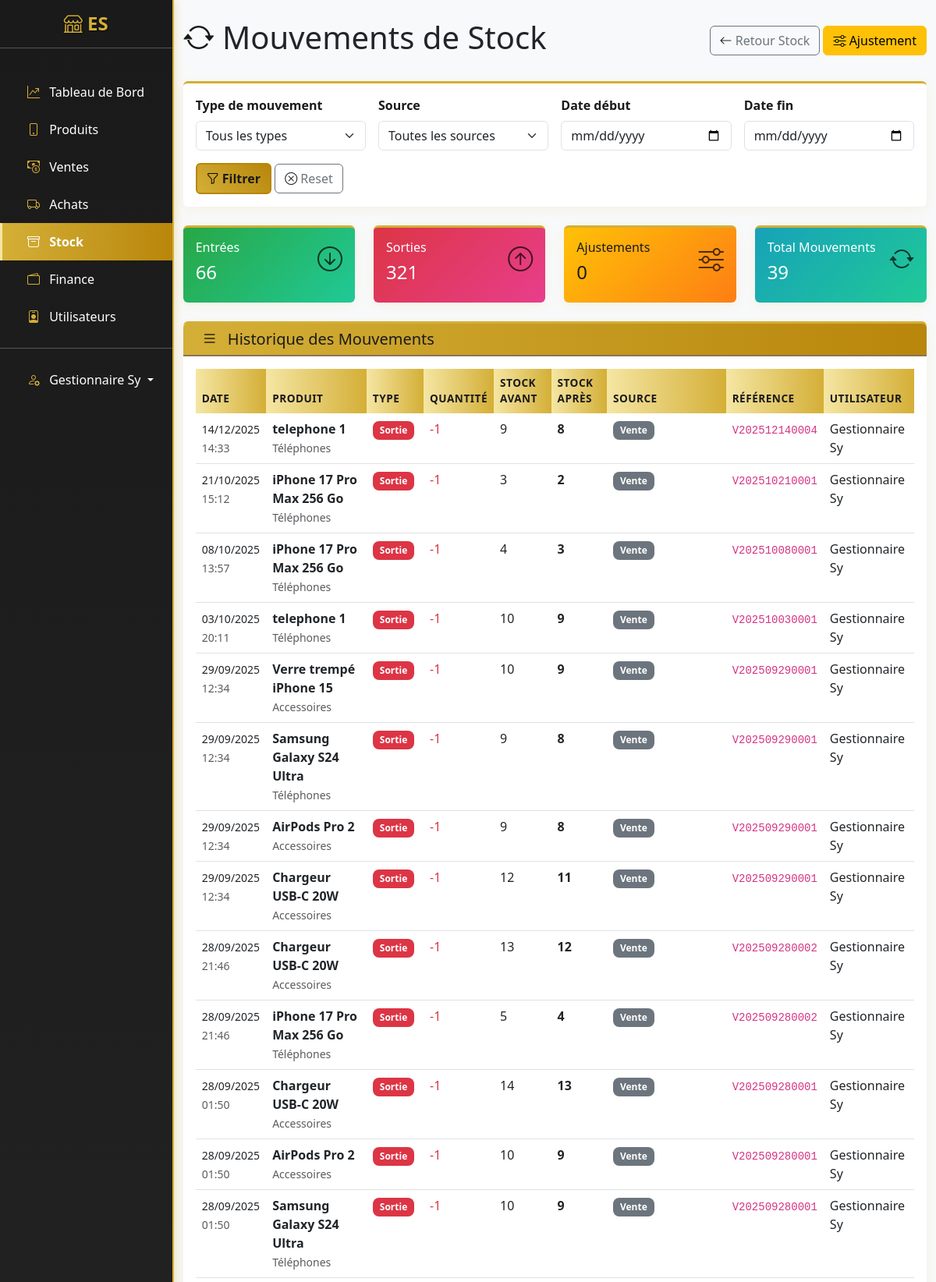
Screenshot of /stock/mouvements/ (signed in, upper part) with the database file from the repository.
### apps/users/models.py (models this page shows, shortened)
class User(AbstractUser):
    ROLE_CHOICES = [
        ('admin', 'Administrateur'),
        ('manager', 'Gestionnaire'),
        ('cashier', 'Caissier'),
    ]
    email = models.EmailField(unique=True)
    telephone = models.CharField(max_length=15, blank=True)
    role = models.CharField(max_length=20, choices=ROLE_CHOICES, default='admin')
    date_creation = models.DateTimeField(auto_now_add=True)
    USERNAME_FIELD = 'username'
    REQUIRED_FIELDS = ['email']
    class Meta:
        verbose_name = "Utilisateur"
        verbose_name_plural = "Utilisateurs"

### apps/stock/models.py (models this page shows, shortened)
class MouvementStock(models.Model):
    TYPE_CHOICES = [
        ('ENTREE', 'Entrée'),
        ('SORTIE', 'Sortie'),
        ('AJUSTEMENT', 'Ajustement'),
        ('INVENTAIRE', 'Inventaire'),
    ]
    SOURCE_CHOICES = [
        ('achat', 'Achat'),
        ('vente', 'Vente'),
        ('ajustement', 'Ajustement manuel'),
        ('inventaire', 'Inventaire'),
        ('retour', 'Retour'),
        ('perte', 'Perte'),
    ]
    produit = models.ForeignKey(Produit, on_delete=models.CASCADE, related_name='mouvements')
    type = models.CharField(max_length=20, choices=TYPE_CHOICES)
    quantite = models.IntegerField()
    quantite_avant = models.PositiveIntegerField()
    quantite_apres = models.PositiveIntegerField()
    source = models.CharField(max_length=20, choices=SOURCE_CHOICES)
    reference = models.CharField(max_length=100, blank=True, help_text="Référence du document source")
    motif = models.TextField(blank=True)
    utilisateur = models.ForeignKey(User, on_delete=models.SET_NULL, null=True)
    date = models.DateTimeField(auto_now_add=True)
    class Meta:
        verbose_name = "Mouvement de stock"
        verbose_name_plural = "Mouvements de stock"
        ordering = ['-date']

### apps/produits/models.py (models this page shows, shortened)
class Produit(models.Model):
    nom = models.CharField(max_length=200)
    slug = models.SlugField(unique=True, blank=True)
    categorie = models.ForeignKey(Categorie, on_delete=models.CASCADE, related_name='produits')
    description = models.TextField(blank=True)
    prix_achat = models.DecimalField(max_digits=10, decimal_places=2, default=0)
    prix_vente = models.DecimalField(max_digits=10, decimal_places=2)
    quantite_stock = models.PositiveIntegerField(default=0)
    seuil_alerte = models.PositiveIntegerField(default=5, help_text="Quantité minimum avant alerte")
    date_ajout = models.DateTimeField(auto_now_add=True)
    image = models.ImageField(upload_to='produits/', blank=True, null=True)
    actif = models.BooleanField(default=True)
    class Meta:
        verbose_name = "Produit"
        verbose_name_plural = "Produits"
        ordering = ['-date_ajout']

class Categorie(models.Model):
    nom = models.CharField(max_length=100, unique=True)
    description = models.TextField(blank=True)
    date_creation = models.DateTimeField(auto_now_add=True)
    class Meta:
        verbose_name = "Catégorie"
        verbose_name_plural = "Catégories"
        ordering = ['nom']

### apps/stock/views.py (the view)
# urls.py: path('mouvements/', views.MouvementStockListView.as_view(), name='mouvements'),
class MouvementStockListView(LoginRequiredMixin, ListView):
    model = MouvementStock
    template_name = 'stock/mouvements.html'
    context_object_name = 'mouvements'
    paginate_by = 50
    def get_queryset(self):
        queryset = MouvementStock.objects.select_related('produit', 'utilisateur', 'produit__categorie').all()
        type_filter = self.request.GET.get('type')
        if type_filter:
            queryset = queryset.filter(type=type_filter)
        source_filter = self.request.GET.get('source')
        if source_filter:
            queryset = queryset.filter(source=source_filter)
        date_debut = self.request.GET.get('date_debut')
        if date_debut:
            queryset = queryset.filter(date__date__gte=date_debut)
        date_fin = self.request.GET.get('date_fin')
        if date_fin:
            queryset = queryset.filter(date__date__lte=date_fin)
        return queryset.order_by('-date')
    def get_context_data(self, **kwargs):
        context = super().get_context_data(**kwargs)
        mouvements = self.get_queryset()
        context['stats'] = {
            'entrees': mouvements.filter(type='ENTREE').aggregate(total=Sum('quantite'))['total'] or 0,
            'sorties': mouvements.filter(type='SORTIE').aggregate(total=Sum('quantite'))['total'] or 0,
            'ajustements': mouvements.filter(type='AJUSTEMENT').aggregate(total=Sum('quantite'))['total'] or 0,
        }
        return context

### templates/stock/mouvements.html (shortened to what this page needs)
{% extends 'base.html' %}
{% block content %}
<div class="d-flex justify-content-between align-items-center mb-4">
    <h1><i class="bi bi-arrow-repeat"></i> Mouvements de Stock</h1>
    <div>
        <a href="{% url 'stock:list' %}" class="btn btn-outline-secondary">
            <i class="bi bi-arrow-left"></i> Retour Stock
        </a>
        {% if user.role in 'admin,manager' %}
        <a href="{% url 'stock:ajustement' %}" class="btn btn-warning">
            <i class="bi bi-sliders" style="color: black;"></i> Ajustement
        </a>
        {% endif %}
    </div>
</div>
<div class="card mb-4">
    <div class="card-body">
        <form method="get" class="row g-3">
            <div class="col-md-3">
                <label class="form-label">Type de mouvement</label>
                <select name="type" class="form-select">
                    <option value="">Tous les types</option>
                </select>
            </div>
            <div class="col-md-3">
                <label class="form-label">Source</label>
                <select name="source" class="form-select">
                    <option value="">Toutes les sources</option>
                </select>
            </div>
            <div class="col-md-3">
                <label class="form-label">Date début</label>
                <input type="date" name="date_debut" class="form-control" value="{{ request.GET.date_debut }}">
            </div>
            <div class="col-md-3">
                <label class="form-label">Date fin</label>
                <input type="date" name="date_fin" class="form-control" value="{{ request.GET.date_fin }}">
            </div>
            <div class="col-12">
                <button type="submit" class="btn btn-primary">
                    <i class="bi bi-funnel" style="color: black;"></i> Filtrer
                </button>
                <a href="{% url 'stock:mouvements' %}" class="btn btn-outline-secondary">
                    <i class="bi bi-x-circle"></i> Reset
                </a>
            </div>
        </form>
    </div>
</div>
<div class="row mb-4">
    <div class="col-md-3">
        <div class="card bg-success text-white">
            <div class="card-body">
                <div class="d-flex justify-content-between">
                    <div>
                        <h6>Entrées</h6>
                        <h4>{{ stats.entrees|default:0 }}</h4>
                    </div>
                    <i class="bi bi-arrow-down-circle" style="font-size: 2rem; opacity: 0.7; color: black;"></i>
                </div>
            </div>
        </div>
    </div>
    <div class="col-md-3">
        <div class="card bg-danger text-white">
            <div class="card-body">
                <div class="d-flex justify-content-between">
                    <div>
                        <h6>Sorties</h6>
                        <h4>{{ stats.sorties|default:0 }}</h4>
                    </div>
                    <i class="bi bi-arrow-up-circle" style="font-size: 2rem; opacity: 0.7; color: black;"></i>
                </div>
            </div>
        </div>
    </div>
    <div class="col-md-3">
        <div class="card bg-warning text-dark">
            <div class="card-body">
                <div class="d-flex justify-content-between">
                    <div>
                        <h6>Ajustements</h6>
                        <h4>{{ stats.ajustements|default:0 }}</h4>
                    </div>
                    <i class="bi bi-sliders" style="font-size: 2rem; opacity: 0.7; color: black;"></i>
                </div>
            </div>
        </div>
    </div>
    <div class="col-md-3">
        <div class="card bg-info text-white">
            <div class="card-body">
                <div class="d-flex justify-content-between">
                    <div>
                        <h6>Total Mouvements</h6>
                        <h4>{{ mouvements.count|default:0 }}</h4>
                    </div>
                    <i class="bi bi-arrow-repeat" style="font-size: 2rem; opacity: 0.7; color: black;"></i>
                </div>
            </div>
        </div>
    </div>
</div>
<div class="card">
    <div class="card-header">
        <h5 class="card-title mb-0">
            <i class="bi bi-list p-2" style="color: black;"></i> Historique des Mouvements
        </h5>
    </div>
    <div class="card-body">
        <div class="table-responsive">
            <table class="table table-hover">
                <thead>
                    <tr>
                        <th>Date</th>
                        <th>Produit</th>
                        <th>Type</th>
                        <th>Quantité</th>
                        <th>Stock Avant</th>
                        <th>Stock Après</th>
                        <th>Source</th>
                        <th>Référence</th>
                        <th>Utilisateur</th>
                    </tr>
                </thead>
                <tbody>
                    {% for mouvement in mouvements %}
                    <tr>
                        <td>
                            <small>{{ mouvement.date|date:"d/m/Y" }}</small><br>
                            <small class="text-muted">{{ mouvement.date|date:"H:i" }}</small>
                        </td>
                        <td>
                            <strong>{{ mouvement.produit.nom }}</strong>
                            <br><small class="text-muted">{{ mouvement.produit.categorie.nom }}</small>
                        </td>
                        <td>
                            <span class="badge {% if mouvement.type == 'ENTREE' %}bg-success{% elif mouvement.type == 'SORTIE' %}bg-danger{% elif mouvement.type == 'AJUSTEMENT' %}bg-warning{% else %}bg-info{% endif %}">
                                {{ mouvement.get_type_display }}
                            </span>
                        </td>
                        <td>
                            <span class="{% if mouvement.type == 'ENTREE' %}text-success{% elif mouvement.type == 'SORTIE' %}text-danger{% endif %}">
                                {% if mouvement.type == 'ENTREE' %}+{% elif mouvement.type == 'SORTIE' %}-{% endif %}{{ mouvement.quantite }}
                            </span>
                        </td>
                        <td>{{ mouvement.quantite_avant }}</td>
                        <td>
                            <strong>{{ mouvement.quantite_apres }}</strong>
                        </td>
                        <td>
                            <span class="badge bg-secondary">{{ mouvement.get_source_display }}</span>
                        </td>
                        <td>
                            {% if mouvement.reference %}
                            <code>{{ mouvement.reference }}</code>
                            {% else %}
                            <span class="text-muted">-</span>
                            {% endif %}
                        </td>
                        <td>
                            {% if mouvement.utilisateur %}
                            {{ mouvement.utilisateur.get_full_name|default:mouvement.utilisateur.username }}
                            {% else %}
                            <span class="text-muted">Système</span>
                            {% endif %}
                        </td>
                    </tr>
                    {% endfor %}
                </tbody>
            </table>
        </div>
    </div>
</div>
{% endblock %}

### templates/base.html (shortened to what this page needs)
<!DOCTYPE html>
<html lang="fr">
    <head>
        <link href="https://cdn.jsdelivr.net/npm/bootstrap@5.3.0/dist/css/bootstrap.min.css" rel="stylesheet">
        <link rel="stylesheet" href="https://cdn.jsdelivr.net/npm/bootstrap-icons@1.11.0/font/bootstrap-icons.css">
        {% load static %}
        <link rel="stylesheet" href="{% static 'css/custom.css' %}">
    </head>
    <body>
        <div id="wrapper">
            <div class="d-md-flex">
                <nav id="sidebar" class="text-white collapse d-md-block" style="width: 250px; min-height: 100vh;">
                    <div class="position-sticky">
                        <div class="py-3">
                            <h4 class="text-center">
                                <i class="logo bi-shop"></i> ES
                            </h4>
                            <hr>
                        </div>
                        <div class="nav flex-column">
                            <a href="{% url 'dashboard:index' %}" class="nav-link text-white {% if request.resolver_match.app_name == 'dashboard' %}active{% endif %}">
                                <i class="logo bi-graph-up-arrow px-2"></i> Tableau de Bord
                            </a>
                            <a href="{% url 'produits:list' %}" class="nav-link text-white {% if request.resolver_match.app_name == 'produits' %}active{% endif %}">
                                <i class="logo bi-phone px-2"></i> Produits
                            </a>
                            <a href="{% url 'ventes:list' %}" class="nav-link text-white {% if request.resolver_match.app_name == 'ventes' %}active{% endif %}">
                                <i class="logo bi-cash-coin px-2"></i> Ventes
                            </a>
                            <a href="{% url 'achats:list' %}" class="nav-link text-white {% if request.resolver_match.app_name == 'achats' %}active{% endif %}">
                                <i class="logo bi-truck px-2"></i> Achats
                            </a>
                            <a href="{% url 'stock:list' %}" class="nav-link text-white {% if request.resolver_match.app_name == 'stock' %}active{% endif %}">
                                <i class="logo bi-archive px-2"></i> Stock
                            </a>
                            <a href="{% url 'finance:overview' %}" class="nav-link text-white {% if request.resolver_match.app_name == 'finance' %}active{% endif %}">
                                <i class="logo bi-wallet2 px-2"></i> Finance
                            </a>
                            {% if user.role in 'admin,manager' %}
                            <a href="{% url 'users:user_list' %}" class="nav-link text-white {% if request.resolver_match.app_name == 'users' %}active{% endif %}">
                                <i class="logo bi-person-badge px-2"></i> Utilisateurs
                            </a>
                            {% endif %}
                            <hr>
                            <div class="dropdown">
                                <a class="nav-link text-white dropdown-toggle" href="#" role="button" data-bs-toggle="dropdown">
                                    <i class="logo bi-person-gear px-2"></i> {{ user.get_full_name|default:user.username }}
                                </a>
                            </div>
                        </div>
                    </div>
                </nav>
                <main class="flex-fill">
                    <div class="container-fluid py-4">
                        {% block content %}{% endblock %}
                    </div>
                </main>
            </div>
        </div>
        {% load static %}
    </body>
</html>

### rows the page displays
User: get_full_name "Gestionnaire Sy"
MouvementStock: date "14/12/2025", date "14:33", produit.nom "telephone 1", produit.categorie.nom "Téléphones", type "Sortie", quantite "1", quantite_avant "9", quantite_apres "8", source "Vente", reference "V202512140004", utilisateur.get_full_name "Gestionnaire Sy"
MouvementStock: date "21/10/2025", date "15:12", produit.nom "iPhone 17 Pro Max 256 Go", produit.categorie.nom "Téléphones", type "Sortie", quantite "1", quantite_avant "3", quantite_apres "2", source "Vente", reference "V202510210001", utilisateur.get_full_name "Gestionnaire Sy"
MouvementStock: date "08/10/2025", date "13:57", produit.nom "iPhone 17 Pro Max 256 Go", produit.categorie.nom "Téléphones", type "Sortie", quantite "1", quantite_avant "4", quantite_apres "3", source "Vente", reference "V202510080001", utilisateur.get_full_name "Gestionnaire Sy"
MouvementStock: date "03/10/2025", date "20:11", produit.nom "telephone 1", produit.categorie.nom "Téléphones", type "Sortie", quantite "1", quantite_avant "10", quantite_apres "9", source "Vente", reference "V202510030001", utilisateur.get_full_name "Gestionnaire Sy"
MouvementStock: date "29/09/2025", date "12:34", produit.nom "Verre trempé iPhone 15", produit.categorie.nom "Accessoires", type "Sortie", quantite "1", quantite_avant "10", quantite_apres "9", source "Vente", reference "V202509290001", utilisateur.get_full_name "Gestionnaire Sy"
MouvementStock: date "29/09/2025", date "12:34", produit.nom "Samsung Galaxy S24 Ultra", produit.categorie.nom "Téléphones", type "Sortie", quantite "1", quantite_avant "9", quantite_apres "8", source "Vente", reference "V202509290001", utilisateur.get_full_name "Gestionnaire Sy"
MouvementStock: date "29/09/2025", date "12:34", produit.nom "AirPods Pro 2", produit.categorie.nom "Accessoires", type "Sortie", quantite "1", quantite_avant "9", quantite_apres "8", source "Vente", reference "V202509290001", utilisateur.get_full_name "Gestionnaire Sy"
MouvementStock: date "29/09/2025", date "12:34", produit.nom "Chargeur USB-C 20W", produit.categorie.nom "Accessoires", type "Sortie", quantite "1", quantite_avant "12", quantite_apres "11", source "Vente", reference "V202509290001", utilisateur.get_full_name "Gestionnaire Sy"
MouvementStock: date "28/09/2025", date "21:46", produit.nom "Chargeur USB-C 20W", produit.categorie.nom "Accessoires", type "Sortie", quantite "1", quantite_avant "13", quantite_apres "12", source "Vente", reference "V202509280002", utilisateur.get_full_name "Gestionnaire Sy"
MouvementStock: date "28/09/2025", date "21:46", produit.nom "iPhone 17 Pro Max 256 Go", produit.categorie.nom "Téléphones", type "Sortie", quantite "1", quantite_avant "5", quantite_apres "4", source "Vente", reference "V202509280002", utilisateur.get_full_name "Gestionnaire Sy"
MouvementStock: date "28/09/2025", date "01:50", produit.nom "Chargeur USB-C 20W", produit.categorie.nom "Accessoires", type "Sortie", quantite "1", quantite_avant "14", quantite_apres "13", source "Vente", reference "V202509280001", utilisateur.get_full_name "Gestionnaire Sy"
MouvementStock: date "28/09/2025", date "01:50", produit.nom "AirPods Pro 2", produit.categorie.nom "Accessoires", type "Sortie", quantite "1", quantite_avant "10", quantite_apres "9", source "Vente", reference "V202509280001", utilisateur.get_full_name "Gestionnaire Sy"
MouvementStock: date "28/09/2025", date "01:50", produit.nom "Samsung Galaxy S24 Ultra", produit.categorie.nom "Téléphones", type "Sortie", quantite "1", quantite_avant "10", quantite_apres "9", source "Vente", reference "V202509280001", utilisateur.get_full_name "Gestionnaire Sy"

### other values shown
{{ stats.entrees|default:0 }} "66"
{{ stats.sorties|default:0 }} "321"
{{ stats.ajustements|default:0 }} "0"
{{ mouvements.count|default:0 }} "39"
